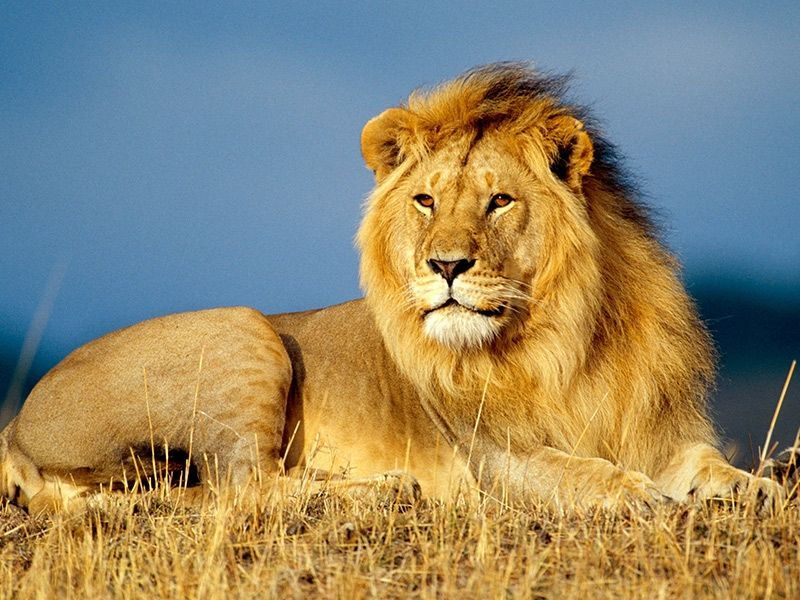
#> input picture lion.jpg, 800 x 600 px
$ jupyter execute --allow-errors 'Thresholding_&_filtering.ipynb'
#> lines starting #> are read from the running program, lines starting #| are printed output that depends on the picture; after the words box and inside, x2 and y2 are one past the last pixel; in counts of white or black regions, pixels touching at a corner belong together
[cell 1]
import cv2
import numpy as np
from google.colab.patches import cv2_imshow
import matplotlib.pyplot as plt

[cell 2]
from google.colab import files
uploaded = files.upload()
#> the answer given: lion.jpg

#simple thresholding

[cell 3]
import cv2
img = cv2.imread('lion.jpg')
#> img is the input picture: shape (600, 800, 3); mean B, G, R 109.4, 136.3, 145.2
img = cv2.cvtColor(img, cv2.COLOR_BGR2GRAY)
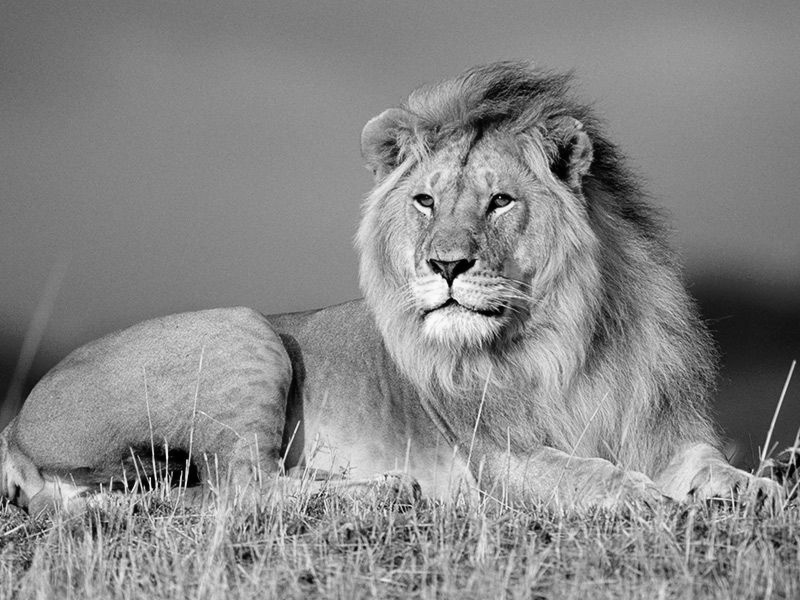
#> img: shape (600, 800); min 0, max 252, mean 135.9
ret, thresh1 = cv2.threshold(img, 135, 255, cv2.THRESH_BINARY)
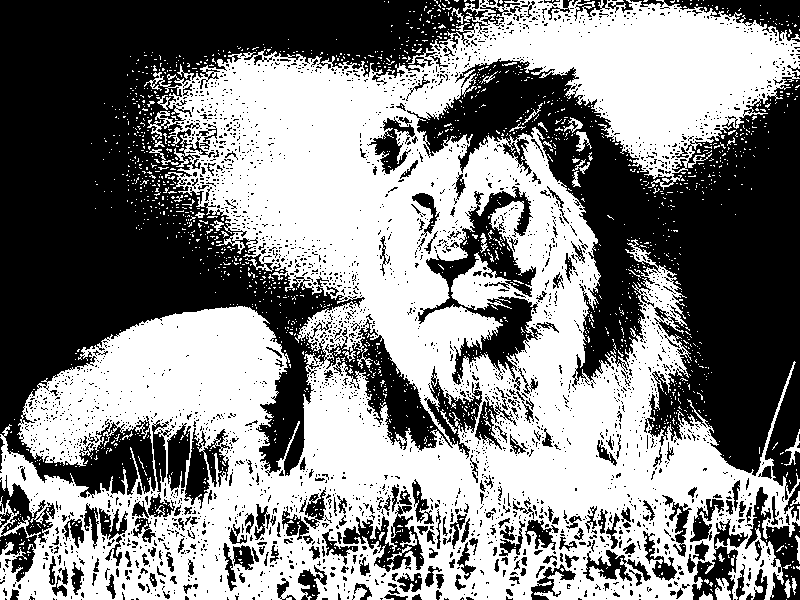
#> thresh1: shape (600, 800); 52.2% white; 3012 black regions (2721 under 20 px), largest, box (x1, y1, x2, y2) and area: (0, 0, 520, 498) 104857, (407, 58, 800, 500) 67167, (418, 186, 543, 385) 7390
plt.subplot(2,2,3),plt.imshow(img,'gray')
plt.title('Original image')
plt.xticks([]),plt.yticks([])
plt.subplot(2,2,4),plt.imshow(thresh1,'gray')
plt.title('Simple threshold - Binary')
plt.xticks([]),plt.yticks([])
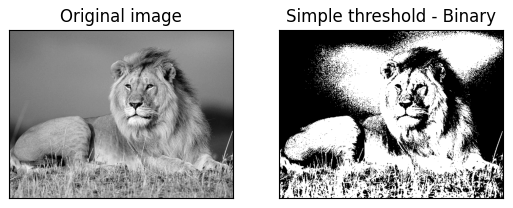
#> figure drawn by matplotlib, 2 panels

#Smoothening

[cell 4]
avg_blur = cv2.blur(img,(6,6))
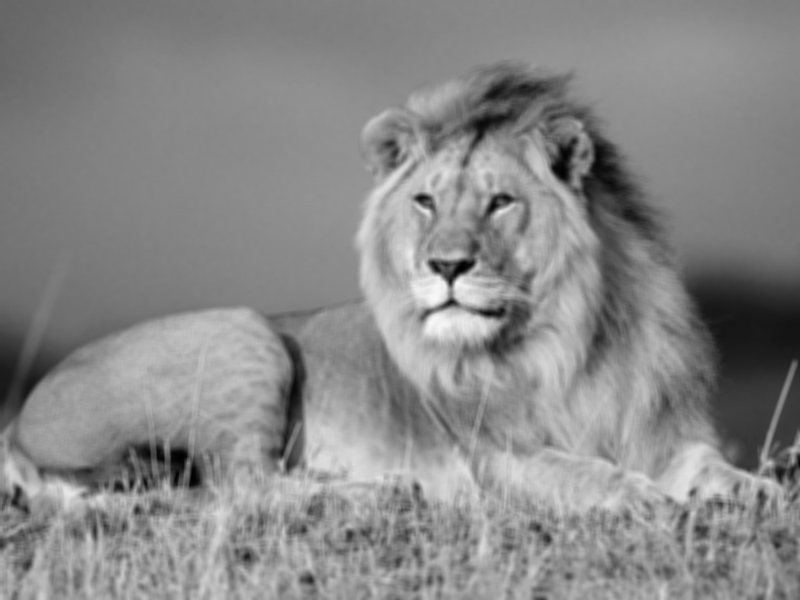
#> avg_blur: shape (600, 800); min 1, max 249, mean 135.9
plt.subplot(2,2,1),plt.imshow(img,'gray')
plt.title('Original Image')
plt.xticks([]),plt.yticks([])
plt.subplot(2,2,2),plt.imshow(avg_blur,'gray')
plt.title('Smoothened image')
plt.xticks([]),plt.yticks([])

$ run again, with aloevera.jpg copied over lion.jpg
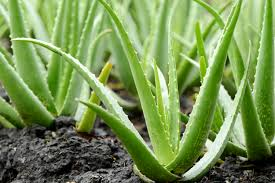
#> input picture aloevera.jpg, 275 x 183 px
#> img is the input picture: shape (183, 275, 3); mean B, G, R 83.7, 146.2, 118.8
#> img: shape (183, 275)
#> `ret, thresh1 = cv2.threshold(img, 135, 255, cv2.THRESH_BINARY)`:
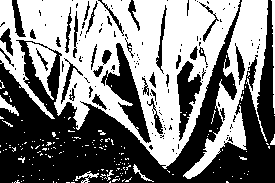
#> thresh1: shape (183, 275); 50.3% white; 141 black regions (104 under 20 px), largest, box (x1, y1, x2, y2) and area: (0, 0, 275, 183) 19447, (101, 43, 151, 143) 1501, (177, 61, 202, 141) 951
#> `avg_blur = cv2.blur(img,(6,6))`:
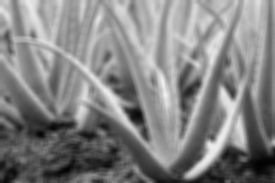
#> avg_blur: shape (183, 275); min 2, max 242, mean 131.2
